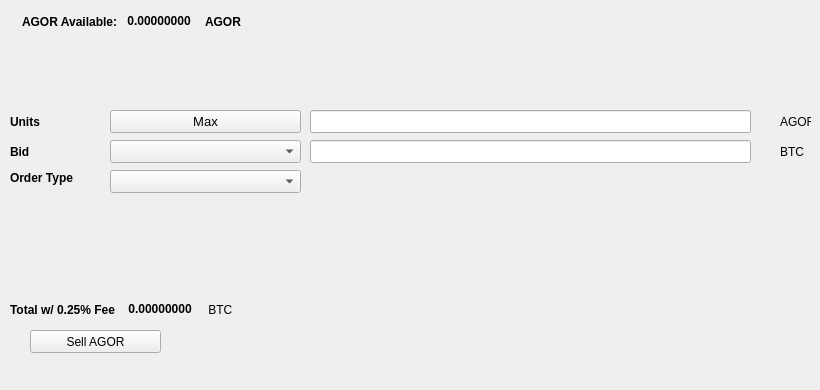
   <widget class="QWidget" name="SellTab">
    <attribute name="title">
     <string>Sell</string>
    </attribute>
    <widget class="QLabel" name="label_16">
     <property name="geometry">
      <rect>
       <x>780</x>
       <y>140</y>
       <width>31</width>
       <height>23</height>
      </rect>
     </property>
     <property name="text">
      <string>BTC</string>
     </property>
    </widget>
    <widget class="QComboBox" name="SellBidcomboBox">
     <property name="geometry">
      <rect>
       <x>110</x>
       <y>140</y>
       <width>191</width>
       <height>23</height>
      </rect>
     </property>
     <property name="font">
      <font>
       <pointsize>10</pointsize>
      </font>
     </property>
    </widget>
    <widget class="QLabel" name="label_18">
     <property name="geometry">
      <rect>
       <x>10</x>
       <y>110</y>
       <width>46</width>
       <height>23</height>
      </rect>
     </property>
     <property name="font">
      <font>
       <weight>75</weight>
       <bold>true</bold>
      </font>
     </property>
     <property name="text">
      <string>Units</string>
     </property>
    </widget>
    <widget class="QPushButton" name="Sell_Max_Amount">
     <property name="geometry">
      <rect>
       <x>110</x>
       <y>110</y>
       <width>191</width>
       <height>23</height>
      </rect>
     </property>
     <property name="font">
      <font>
       <pointsize>10</pointsize>
      </font>
     </property>
     <property name="text">
      <string>Max</string>
     </property>
    </widget>
    <widget class="QLabel" name="label_20">
     <property name="geometry">
      <rect>
       <x>10</x>
       <y>170</y>
       <width>91</width>
       <height>16</height>
      </rect>
     </property>
     <property name="font">
      <font>
       <weight>75</weight>
       <bold>true</bold>
      </font>
     </property>
     <property name="text">
      <string>Order Type</string>
     </property>
    </widget>
    <widget class="QComboBox" name="SellOrdertypeCombo">
     <property name="geometry">
      <rect>
       <x>110</x>
       <y>170</y>
       <width>191</width>
       <height>23</height>
      </rect>
     </property>
     <property name="font">
      <font>
       <pointsize>10</pointsize>
      </font>
     </property>
    </widget>
    <widget class="QLabel" name="label_21">
     <property name="geometry">
      <rect>
       <x>10</x>
       <y>140</y>
       <width>46</width>
       <height>23</height>
      </rect>
     </property>
     <property name="font">
      <font>
       <weight>75</weight>
       <bold>true</bold>
      </font>
     </property>
     <property name="text">
      <string>Bid</string>
     </property>
    </widget>
    <widget class="QLabel" name="label_22">
     <property name="geometry">
      <rect>
       <x>780</x>
       <y>110</y>
       <width>31</width>
       <height>23</height>
      </rect>
     </property>
     <property name="text">
      <string>AGOR</string>
     </property>
    </widget>
    <widget class="QLineEdit" name="UnitsInputAGOR">
     <property name="geometry">
      <rect>
       <x>310</x>
       <y>110</y>
       <width>441</width>
       <height>23</height>
      </rect>
     </property>
     <property name="font">
      <font>
       <pointsize>9</pointsize>
       <weight>75</weight>
       <bold>true</bold>
      </font>
     </property>
    </widget>
    <widget class="QLineEdit" name="SellBidPriceEdit">
     <property name="geometry">
      <rect>
       <x>310</x>
       <y>140</y>
       <width>441</width>
       <height>23</height>
      </rect>
     </property>
     <property name="font">
      <font>
       <pointsize>9</pointsize>
       <weight>75</weight>
       <bold>true</bold>
      </font>
     </property>
    </widget>
    <widget class="QPushButton" name="SellAGORBTN">
     <property name="geometry">
      <rect>
       <x>30</x>
       <y>330</y>
       <width>131</width>
       <height>23</height>
      </rect>
     </property>
     <property name="text">
      <string>Sell AGOR</string>
     </property>
     <property name="icon">
      <iconset resource="../agora">
       <normaloff>:/icons/bitcoin</normaloff>:/icons/bitcoin</iconset>
     </property>
    </widget>
    <widget class="QWidget" name="layoutWidget3">
     <property name="geometry">
      <rect>
       <x>22</x>
       <y>12</y>
       <width>258</width>
       <height>19</height>
      </rect>
     </property>
     <layout class="QHBoxLayout" name="horizontalLayout">
      <item>
       <widget class="QLabel" name="label232_2">
        <property name="font">
         <font>
          <weight>75</weight>
          <bold>true</bold>
         </font>
        </property>
        <property name="text">
         <string>AGOR Available:</string>
        </property>
       </widget>
      </item>
      <item>
       <widget class="QLabel" name="AGORAvailableLabel">
        <property name="palette">
         <palette>
          <active>
           <colorrole role="WindowText">
            <brush brushstyle="SolidPattern">
             <color alpha="255">
              <red>0</red>
              <green>0</green>
              <blue>0</blue>
             </color>
            </brush>
           </colorrole>
           <colorrole role="Button">
            <brush brushstyle="SolidPattern">
             <color alpha="255">
              <red>0</red>
              <green>170</green>
              <blue>0</blue>
             </color>
            </brush>
           </colorrole>
           <colorrole role="Light">
            <brush brushstyle="SolidPattern">
             <color alpha="255">
              <red>0</red>
              <green>255</green>
              <blue>0</blue>
             </color>
            </brush>
           </colorrole>
           <colorrole role="Midlight">
            <brush brushstyle="SolidPattern">
             <color alpha="255">
              <red>0</red>
              <green>212</green>
              <blue>0</blue>
             </color>
            </brush>
           </colorrole>
           <colorrole role="Dark">
            <brush brushstyle="SolidPattern">
             <color alpha="255">
              <red>0</red>
              <green>85</green>
              <blue>0</blue>
             </color>
            </brush>
           </colorrole>
           <colorrole role="Mid">
            <brush brushstyle="SolidPattern">
             <color alpha="255">
              <red>0</red>
              <green>113</green>
              <blue>0</blue>
             </color>
            </brush>
           </colorrole>
           <colorrole role="Text">
            <brush brushstyle="SolidPattern">
             <color alpha="255">
              <red>0</red>
              <green>170</green>
              <blue>0</blue>
             </color>
            </brush>
           </colorrole>
           <colorrole role="BrightText">
            <brush brushstyle="SolidPattern">
             <color alpha="255">
              <red>255</red>
              <green>255</green>
              <blue>255</blue>
             </color>
            </brush>
           </colorrole>
           <colorrole role="ButtonText">
            <brush brushstyle="SolidPattern">
             <color alpha="255">
              <red>0</red>
              <green>0</green>
              <blue>0</blue>
             </color>
            </brush>
           </colorrole>
           <colorrole role="Base">
            <brush brushstyle="SolidPattern">
             <color alpha="255">
              <red>255</red>
              <green>255</green>
              <blue>255</blue>
             </color>
            </brush>
           </colorrole>
           <colorrole role="Window">
            <brush brushstyle="SolidPattern">
             <color alpha="255">
              <red>0</red>
              <green>170</green>
              <blue>0</blue>
             </color>
            </brush>
           </colorrole>
           <colorrole role="Shadow">
            <brush brushstyle="SolidPattern">
             <color alpha="255">
              <red>0</red>
              <green>0</green>
              <blue>0</blue>
             </color>
            </brush>
           </colorrole>
           <colorrole role="AlternateBase">
            <brush brushstyle="SolidPattern">
             <color alpha="255">
              <red>127</red>
              <green>212</green>
              <blue>127</blue>
             </color>
            </brush>
           </colorrole>
           <colorrole role="ToolTipBase">
            <brush brushstyle="SolidPattern">
             <color alpha="255">
              <red>255</red>
              <green>255</green>
              <blue>220</blue>
             </color>
            </brush>
           </colorrole>
           <colorrole role="ToolTipText">
            <brush brushstyle="SolidPattern">
             <color alpha="255">
              <red>0</red>
              <green>0</green>
              <blue>0</blue>
             </color>
            </brush>
           </colorrole>
          </active>
          <inactive>
           <colorrole role="WindowText">
            <brush brushstyle="SolidPattern">
             <color alpha="255">
              <red>0</red>
              <green>0</green>
              <blue>0</blue>
             </color>
            </brush>
           </colorrole>
           <colorrole role="Button">
            <brush brushstyle="SolidPattern">
             <color alpha="255">
              <red>0</red>
              <green>170</green>
              <blue>0</blue>
             </color>
            </brush>
           </colorrole>
           <colorrole role="Light">
            <brush brushstyle="SolidPattern">
             <color alpha="255">
              <red>0</red>
              <green>255</green>
              <blue>0</blue>
             </color>
            </brush>
           </colorrole>
           <colorrole role="Midlight">
            <brush brushstyle="SolidPattern">
             <color alpha="255">
              <red>0</red>
              <green>212</green>
              <blue>0</blue>
             </color>
            </brush>
           </colorrole>
           <colorrole role="Dark">
            <brush brushstyle="SolidPattern">
             <color alpha="255">
              <red>0</red>
              <green>85</green>
              <blue>0</blue>
             </color>
            </brush>
           </colorrole>
           <colorrole role="Mid">
            <brush brushstyle="SolidPattern">
             <color alpha="255">
              <red>0</red>
              <green>113</green>
              <blue>0</blue>
             </color>
            </brush>
           </colorrole>
           <colorrole role="Text">
            <brush brushstyle="SolidPattern">
             <color alpha="255">
              <red>0</red>
              <green>170</green>
              <blue>0</blue>
             </color>
            </brush>
           </colorrole>
           <colorrole role="BrightText">
            <brush brushstyle="SolidPattern">
             <color alpha="255">
              <red>255</red>
              <green>255</green>
              <blue>255</blue>
             </color>
            </brush>
           </colorrole>
           <colorrole role="ButtonText">
            <brush brushstyle="SolidPattern">
             <color alpha="255">
              <red>0</red>
              <green>0</green>
              <blue>0</blue>
             </color>
            </brush>
           </colorrole>
           <colorrole role="Base">
            <brush brushstyle="SolidPattern">
             <color alpha="255">
              <red>255</red>
              <green>255</green>
              <blue>255</blue>
             </color>
            </brush>
           </colorrole>
           <colorrole role="Window">
            <brush brushstyle="SolidPattern">
             <color alpha="255">
              <red>0</red>
              <green>170</green>
              <blue>0</blue>
             </color>
            </brush>
           </colorrole>
           <colorrole role="Shadow">
            <brush brushstyle="SolidPattern">
             <color alpha="255">
              <red>0</red>
              <green>0</green>
              <blue>0</blue>
             </color>
            </brush>
           </colorrole>
           <colorrole role="AlternateBase">
            <brush brushstyle="SolidPattern">
             <color alpha="255">
              <red>127</red>
              <green>212</green>
              <blue>127</blue>
             </color>
            </brush>
           </colorrole>
           <colorrole role="ToolTipBase">
            <brush brushstyle="SolidPattern">
             <color alpha="255">
              <red>255</red>
              <green>255</green>
              <blue>220</blue>
             </color>
            </brush>
           </colorrole>
           <colorrole role="ToolTipText">
            <brush brushstyle="SolidPattern">
             <color alpha="255">
              <red>0</red>
              <green>0</green>
              <blue>0</blue>
             </color>
            </brush>
           </colorrole>
          </inactive>
          <disabled>
           <colorrole role="WindowText">
            <brush brushstyle="SolidPattern">
             <color alpha="255">
              <red>0</red>
              <green>85</green>
              <blue>0</blue>
             </color>
            </brush>
           </colorrole>
           <colorrole role="Button">
            <brush brushstyle="SolidPattern">
             <color alpha="255">
              <red>0</red>
              <green>170</green>
              <blue>0</blue>
             </color>
            </brush>
           </colorrole>
           <colorrole role="Light">
            <brush brushstyle="SolidPattern">
             <color alpha="255">
              <red>0</red>
              <green>255</green>
              <blue>0</blue>
             </color>
            </brush>
           </colorrole>
           <colorrole role="Midlight">
            <brush brushstyle="SolidPattern">
             <color alpha="255">
              <red>0</red>
              <green>212</green>
              <blue>0</blue>
             </color>
            </brush>
           </colorrole>
           <colorrole role="Dark">
            <brush brushstyle="SolidPattern">
             <color alpha="255">
              <red>0</red>
              <green>85</green>
              <blue>0</blue>
             </color>
            </brush>
           </colorrole>
           <colorrole role="Mid">
            <brush brushstyle="SolidPattern">
             <color alpha="255">
              <red>0</red>
              <green>113</green>
              <blue>0</blue>
             </color>
            </brush>
           </colorrole>
           <colorrole role="Text">
            <brush brushstyle="SolidPattern">
             <color alpha="255">
              <red>0</red>
              <green>85</green>
              <blue>0</blue>
             </color>
            </brush>
           </colorrole>
           <colorrole role="BrightText">
            <brush brushstyle="SolidPattern">
             <color alpha="255">
              <red>255</red>
              <green>255</green>
              <blue>255</blue>
             </color>
            </brush>
           </colorrole>
           <colorrole role="ButtonText">
            <brush brushstyle="SolidPattern">
             <color alpha="255">
              <red>0</red>
              <green>85</green>
              <blue>0</blue>
             </color>
            </brush>
           </colorrole>
           <colorrole role="Base">
            <brush brushstyle="SolidPattern">
             <color alpha="255">
              <red>0</red>
              <green>170</green>
              <blue>0</blue>
             </color>
            </brush>
           </colorrole>
           <colorrole role="Window">
            <brush brushstyle="SolidPattern">
             <color alpha="255">
              <red>0</red>
              <green>170</green>
              <blue>0</blue>
             </color>
            </brush>
           </colorrole>
           <colorrole role="Shadow">
            <brush brushstyle="SolidPattern">
             <color alpha="255">
              <red>0</red>
              <green>0</green>
              <blue>0</blue>
             </color>
            </brush>
           </colorrole>
           <colorrole role="AlternateBase">
            <brush brushstyle="SolidPattern">
             <color alpha="255">
              <red>0</red>
              <green>170</green>
              <blue>0</blue>
             </color>
            </brush>
           </colorrole>
           <colorrole role="ToolTipBase">
            <brush brushstyle="SolidPattern">
             <color alpha="255">
              <red>255</red>
              <green>255</green>
              <blue>220</blue>
             </color>
            </brush>
           </colorrole>
           <colorrole role="ToolTipText">
            <brush brushstyle="SolidPattern">
             <color alpha="255">
              <red>0</red>
              <green>0</green>
              <blue>0</blue>
             </color>
            </brush>
           </colorrole>
          </disabled>
         </palette>
        </property>
        <property name="font">
         <font>
          <weight>75</weight>
          <bold>true</bold>
         </font>
        </property>
        <property name="text">
         <string> 0.00000000 </string>
        </property>
        <property name="textInteractionFlags">
         <set>Qt::LinksAccessibleByMouse|Qt::TextSelectableByKeyboard|Qt::TextSelectableByMouse</set>
        </property>
       </widget>
      </item>
      <item>
       <widget class="QLabel" name="labelAGOR">
        <property name="font">
         <font>
          <weight>75</weight>
          <bold>true</bold>
         </font>
        </property>
        <property name="text">
         <string>AGOR</string>
        </property>
       </widget>
      </item>
     </layout>
    </widget>
    <widget class="QWidget" name="layoutWidget">
     <property name="geometry">
      <rect>
       <x>10</x>
       <y>300</y>
       <width>268</width>
       <height>19</height>
      </rect>
     </property>
     <layout class="QHBoxLayout" name="horizontalLayout_2">
      <item>
       <widget class="QLabel" name="label_19">
        <property name="font">
         <font>
          <weight>75</weight>
          <bold>true</bold>
         </font>
        </property>
        <property name="text">
         <string>Total w/ 0.25% Fee </string>
        </property>
       </widget>
      </item>
      <item>
       <widget class="QLabel" name="SellCostLabel">
        <property name="palette">
         <palette>
          <active>
           <colorrole role="WindowText">
            <brush brushstyle="SolidPattern">
             <color alpha="255">
              <red>0</red>
              <green>0</green>
              <blue>0</blue>
             </color>
            </brush>
           </colorrole>
           <colorrole role="Button">
            <brush brushstyle="SolidPattern">
             <color alpha="255">
              <red>0</red>
              <green>170</green>
              <blue>0</blue>
             </color>
            </brush>
           </colorrole>
           <colorrole role="Light">
            <brush brushstyle="SolidPattern">
             <color alpha="255">
              <red>0</red>
              <green>255</green>
              <blue>0</blue>
             </color>
            </brush>
           </colorrole>
           <colorrole role="Midlight">
            <brush brushstyle="SolidPattern">
             <color alpha="255">
              <red>0</red>
              <green>212</green>
              <blue>0</blue>
             </color>
            </brush>
           </colorrole>
           <colorrole role="Dark">
            <brush brushstyle="SolidPattern">
             <color alpha="255">
              <red>0</red>
              <green>85</green>
              <blue>0</blue>
             </color>
            </brush>
           </colorrole>
           <colorrole role="Mid">
            <brush brushstyle="SolidPattern">
             <color alpha="255">
              <red>0</red>
              <green>113</green>
              <blue>0</blue>
             </color>
            </brush>
           </colorrole>
           <colorrole role="Text">
            <brush brushstyle="SolidPattern">
             <color alpha="255">
              <red>0</red>
              <green>170</green>
              <blue>0</blue>
             </color>
            </brush>
           </colorrole>
           <colorrole role="BrightText">
            <brush brushstyle="SolidPattern">
             <color alpha="255">
              <red>255</red>
              <green>255</green>
              <blue>255</blue>
             </color>
            </brush>
           </colorrole>
           <colorrole role="ButtonText">
            <brush brushstyle="SolidPattern">
             <color alpha="255">
              <red>0</red>
              <green>0</green>
              <blue>0</blue>
             </color>
            </brush>
           </colorrole>
           <colorrole role="Base">
            <brush brushstyle="SolidPattern">
             <color alpha="255">
              <red>255</red>
              <green>255</green>
              <blue>255</blue>
             </color>
            </brush>
           </colorrole>
           <colorrole role="Window">
            <brush brushstyle="SolidPattern">
             <color alpha="255">
              <red>0</red>
              <green>170</green>
              <blue>0</blue>
             </color>
            </brush>
           </colorrole>
           <colorrole role="Shadow">
            <brush brushstyle="SolidPattern">
             <color alpha="255">
              <red>0</red>
              <green>0</green>
              <blue>0</blue>
             </color>
            </brush>
           </colorrole>
           <colorrole role="AlternateBase">
            <brush brushstyle="SolidPattern">
             <color alpha="255">
              <red>127</red>
              <green>212</green>
              <blue>127</blue>
             </color>
            </brush>
           </colorrole>
           <colorrole role="ToolTipBase">
            <brush brushstyle="SolidPattern">
             <color alpha="255">
              <red>255</red>
              <green>255</green>
              <blue>220</blue>
             </color>
            </brush>
           </colorrole>
           <colorrole role="ToolTipText">
            <brush brushstyle="SolidPattern">
             <color alpha="255">
              <red>0</red>
              <green>0</green>
              <blue>0</blue>
             </color>
            </brush>
           </colorrole>
          </active>
          <inactive>
           <colorrole role="WindowText">
            <brush brushstyle="SolidPattern">
             <color alpha="255">
              <red>0</red>
              <green>0</green>
              <blue>0</blue>
             </color>
            </brush>
           </colorrole>
           <colorrole role="Button">
            <brush brushstyle="SolidPattern">
             <color alpha="255">
              <red>0</red>
              <green>170</green>
              <blue>0</blue>
             </color>
            </brush>
           </colorrole>
           <colorrole role="Light">
            <brush brushstyle="SolidPattern">
             <color alpha="255">
              <red>0</red>
              <green>255</green>
              <blue>0</blue>
             </color>
            </brush>
           </colorrole>
           <colorrole role="Midlight">
            <brush brushstyle="SolidPattern">
             <color alpha="255">
              <red>0</red>
              <green>212</green>
              <blue>0</blue>
             </color>
            </brush>
           </colorrole>
           <colorrole role="Dark">
            <brush brushstyle="SolidPattern">
             <color alpha="255">
              <red>0</red>
              <green>85</green>
              <blue>0</blue>
             </color>
            </brush>
           </colorrole>
           <colorrole role="Mid">
            <brush brushstyle="SolidPattern">
             <color alpha="255">
              <red>0</red>
              <green>113</green>
              <blue>0</blue>
             </color>
            </brush>
           </colorrole>
           <colorrole role="Text">
            <brush brushstyle="SolidPattern">
             <color alpha="255">
              <red>0</red>
              <green>170</green>
              <blue>0</blue>
             </color>
            </brush>
           </colorrole>
           <colorrole role="BrightText">
            <brush brushstyle="SolidPattern">
             <color alpha="255">
              <red>255</red>
              <green>255</green>
              <blue>255</blue>
             </color>
            </brush>
           </colorrole>
           <colorrole role="ButtonText">
            <brush brushstyle="SolidPattern">
             <color alpha="255">
              <red>0</red>
              <green>0</green>
              <blue>0</blue>
             </color>
            </brush>
           </colorrole>
           <colorrole role="Base">
            <brush brushstyle="SolidPattern">
             <color alpha="255">
              <red>255</red>
              <green>255</green>
              <blue>255</blue>
             </color>
            </brush>
           </colorrole>
           <colorrole role="Window">
            <brush brushstyle="SolidPattern">
             <color alpha="255">
              <red>0</red>
              <green>170</green>
              <blue>0</blue>
             </color>
            </brush>
           </colorrole>
           <colorrole role="Shadow">
            <brush brushstyle="SolidPattern">
             <color alpha="255">
              <red>0</red>
              <green>0</green>
              <blue>0</blue>
             </color>
            </brush>
           </colorrole>
           <colorrole role="AlternateBase">
            <brush brushstyle="SolidPattern">
             <color alpha="255">
              <red>127</red>
              <green>212</green>
              <blue>127</blue>
             </color>
            </brush>
           </colorrole>
           <colorrole role="ToolTipBase">
            <brush brushstyle="SolidPattern">
             <color alpha="255">
              <red>255</red>
              <green>255</green>
              <blue>220</blue>
             </color>
            </brush>
           </colorrole>
           <colorrole role="ToolTipText">
            <brush brushstyle="SolidPattern">
             <color alpha="255">
              <red>0</red>
              <green>0</green>
              <blue>0</blue>
             </color>
            </brush>
           </colorrole>
          </inactive>
          <disabled>
           <colorrole role="WindowText">
            <brush brushstyle="SolidPattern">
             <color alpha="255">
              <red>0</red>
              <green>85</green>
              <blue>0</blue>
             </color>
            </brush>
           </colorrole>
           <colorrole role="Button">
            <brush brushstyle="SolidPattern">
             <color alpha="255">
              <red>0</red>
              <green>170</green>
              <blue>0</blue>
             </color>
            </brush>
           </colorrole>
           <colorrole role="Light">
            <brush brushstyle="SolidPattern">
             <color alpha="255">
              <red>0</red>
              <green>255</green>
              <blue>0</blue>
             </color>
            </brush>
           </colorrole>
           <colorrole role="Midlight">
            <brush brushstyle="SolidPattern">
             <color alpha="255">
              <red>0</red>
              <green>212</green>
              <blue>0</blue>
             </color>
            </brush>
           </colorrole>
           <colorrole role="Dark">
            <brush brushstyle="SolidPattern">
             <color alpha="255">
              <red>0</red>
              <green>85</green>
              <blue>0</blue>
             </color>
            </brush>
           </colorrole>
           <colorrole role="Mid">
            <brush brushstyle="SolidPattern">
             <color alpha="255">
              <red>0</red>
              <green>113</green>
              <blue>0</blue>
             </color>
            </brush>
           </colorrole>
           <colorrole role="Text">
            <brush brushstyle="SolidPattern">
             <color alpha="255">
              <red>0</red>
              <green>85</green>
              <blue>0</blue>
             </color>
            </brush>
           </colorrole>
           <colorrole role="BrightText">
            <brush brushstyle="SolidPattern">
             <color alpha="255">
              <red>255</red>
              <green>255</green>
              <blue>255</blue>
             </color>
            </brush>
           </colorrole>
           <colorrole role="ButtonText">
            <brush brushstyle="SolidPattern">
             <color alpha="255">
              <red>0</red>
              <green>85</green>
              <blue>0</blue>
             </color>
            </brush>
           </colorrole>
           <colorrole role="Base">
            <brush brushstyle="SolidPattern">
             <color alpha="255">
              <red>0</red>
              <green>170</green>
              <blue>0</blue>
             </color>
            </brush>
           </colorrole>
           <colorrole role="Window">
            <brush brushstyle="SolidPattern">
             <color alpha="255">
              <red>0</red>
              <green>170</green>
              <blue>0</blue>
             </color>
            </brush>
           </colorrole>
           <colorrole role="Shadow">
            <brush brushstyle="SolidPattern">
             <color alpha="255">
              <red>0</red>
              <green>0</green>
              <blue>0</blue>
             </color>
            </brush>
           </colorrole>
           <colorrole role="AlternateBase">
            <brush brushstyle="SolidPattern">
             <color alpha="255">
              <red>0</red>
              <green>170</green>
              <blue>0</blue>
             </color>
            </brush>
           </colorrole>
           <colorrole role="ToolTipBase">
            <brush brushstyle="SolidPattern">
             <color alpha="255">
              <red>255</red>
              <green>255</green>
              <blue>220</blue>
             </color>
            </brush>
           </colorrole>
           <colorrole role="ToolTipText">
            <brush brushstyle="SolidPattern">
             <color alpha="255">
              <red>0</red>
              <green>0</green>
              <blue>0</blue>
             </color>
            </brush>
           </colorrole>
          </disabled>
         </palette>
        </property>
        <property name="font">
         <font>
          <weight>75</weight>
          <bold>true</bold>
         </font>
        </property>
        <property name="autoFillBackground">
         <bool>false</bool>
        </property>
        <property name="text">
         <string> 0.00000000</string>
        </property>
        <property name="textInteractionFlags">
         <set>Qt::LinksAccessibleByMouse|Qt::TextSelectableByMouse</set>
        </property>
       </widget>
      </item>
      <item>
       <widget class="QLabel" name="label_17">
        <property name="font">
         <font>
          <weight>50</weight>
          <bold>false</bold>
         </font>
        </property>
        <property name="text">
         <string> BTC</string>
        </property>
       </widget>
      </item>
     </layout>
    </widget>
    <widget class="QLabel" name="label_23">
     <property name="geometry">
      <rect>
       <x>460</x>
       <y>300</y>
       <width>281</width>
       <height>81</height>
      </rect>
     </property>
     <property name="text">
      <string/>
     </property>
     <property name="pixmap">
      <pixmap>:/images/bittrex</pixmap>
     </property>
    </widget>
   </widget>
